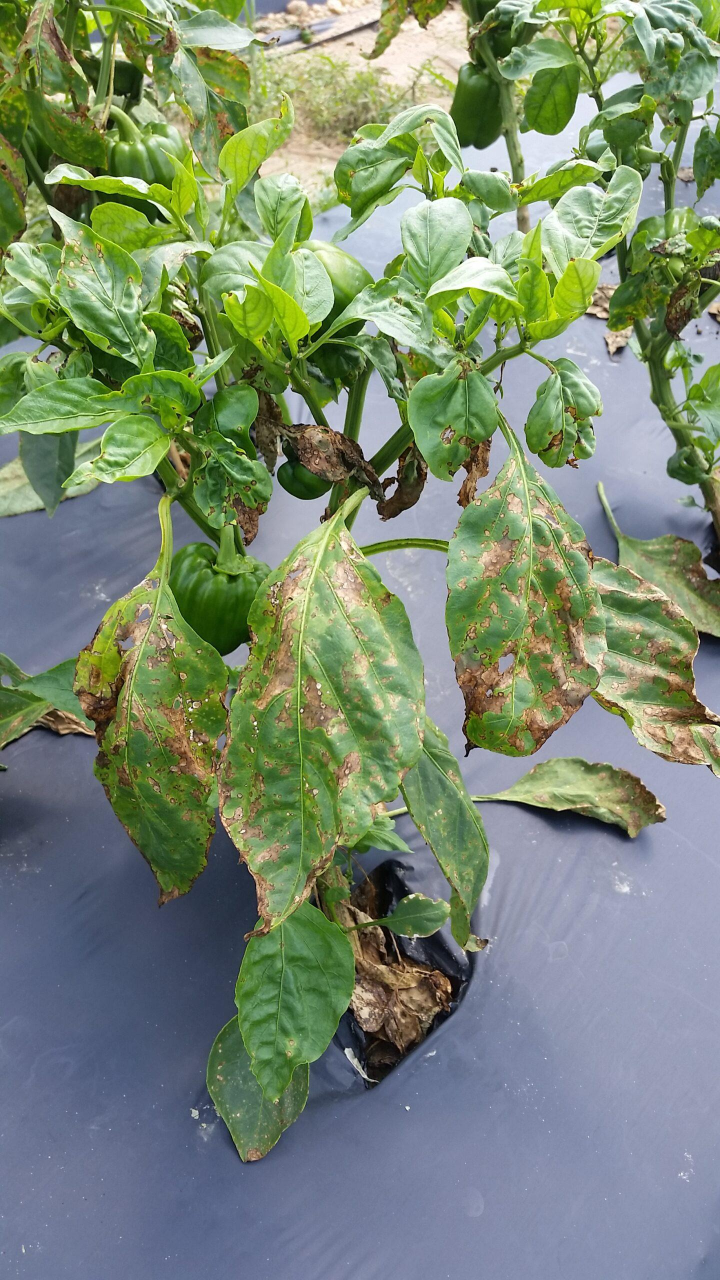
#> input picture testphotos_app/capsicum__diseased__bacterial_spot.jpg, 1440 x 2560 px, given as the content of the folder D:/OCDD/data/raw/groundnut, which was not available (shown at 1/2 size)
$ python prepare_data.py
#> lines starting #> are read from the running program, lines starting #| are printed output that depends on the picture; pictures that were not available may be replaced by others from this repository, and a replacement may not be noted
"""OCDD data prep: audit every image, remove near-duplicates leakage, build manifest with split.

Run (PowerShell):  python D:\\OCDD\\prepare_data.py            (add --rice for the rice stretch set)
Output: D:\\OCDD\\data\\interim\\manifest.csv, audit_report.txt, tomato_pv\\ (images pulled out of parquet)

What it does
 1. finds every image of every dataset (original photos only, never the pre-augmented folders)
 2. opens each one (corrupt files are reported and skipped) and computes a perceptual hash
 3. groups near-identical photos (same leaf, same shot) into one group_id
 4. splits 70/15/15 by GROUP, per class, so no near-duplicate crosses train/val/test
 5. Maharashtra tomato (different classes, real field photos) is kept aside as split=field_test
"""
import argparse, csv, io, os, random, re, sys, subprocess
from collections import defaultdict, Counter
from concurrent.futures import ProcessPoolExecutor

try:
    from PIL import Image
except ImportError:
    subprocess.check_call([sys.executable, "-m", "pip", "install", "--quiet", "pillow"])
    from PIL import Image

EXT = {".jpg", ".jpeg", ".png", ".bmp", ".webp"}


def clean_class(name):
    n = re.sub(r"^class\s*\d+\s*-\s*", "", name.strip(), flags=re.I)
    return re.sub(r"\s+", "_", n.strip().lower())


def walk_images(folder):
#> called with folder = 'D:\\OCDD/data/raw/PlantDoc'
    out = []
    for dp, _, fs in os.walk(folder):
        for f in fs:
            if os.path.splitext(f)[1].lower() in EXT:
                out.append(os.path.join(dp, f))
    return out


def dhash(img, size=16):
    g = img.convert("L").resize((size + 1, size), Image.BILINEAR)
    px = list(g.get_flattened_data()) if hasattr(g, "get_flattened_data") else list(g.getdata())
    bits = 0
    for r in range(size):
        for c in range(size):
            bits = (bits << 1) | (1 if px[r * (size + 1) + c] > px[r * (size + 1) + c + 1] else 0)
    return bits


def check(path):
    """returns (path, ok, w, h, hash or error)"""
    try:
        with Image.open(path) as im:
            im.draft("RGB", (256, 256))      # fast JPEG decode at low size
            w, h = im.size
#> w = 1440; h = 2560
            im.load()
            return (path, True, w, h, dhash(im))
#> in dhash, `g = img.convert("L").resize((size + 1, size), Image.BILINEAR)`:
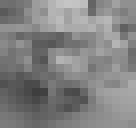
#> g: PIL image 17x16 L (shown 8 times larger); min 62, max 197, mean 129.9
#> in dhash, `px = list(g.get_flattened_data()) if hasattr(g, "get_flattened_data") ..`: px = 272 items
    except Exception as e:                    # noqa
        return (path, False, 0, 0, str(e)[:80])


def collect(root, include_rice, v2=False):
    """list of (path, crop, label, source, domain)"""
    raw = os.path.join(root, "data", "raw")
    items = []

    def add_dir(base, crop, source, domain, label_from="parent"):
        for p in walk_images(base):
            items.append((p, crop, clean_class(os.path.basename(os.path.dirname(p))), source, domain))

    # groundnut
    for dp, dn, _ in os.walk(os.path.join(raw, "groundnut")):
        if os.path.basename(dp) == "Raw_Data":
            add_dir(dp, "groundnut", "groundnut", "field")
    # chilli: only the resized raw images (the augment/cropped folders would leak)
    for dp, dn, _ in os.walk(os.path.join(raw, "chilli")):
        if os.path.basename(dp) == "resized_raw images" and "resized_raw images" in os.path.basename(os.path.dirname(dp)) + "resized_raw images":
            if any(os.path.isdir(os.path.join(dp, d)) for d in os.listdir(dp)):
                add_dir(dp, "chilli", "chilli", "field")
    # okra: pool the 3 provided splits, we split again ourselves
    for dp, dn, _ in os.walk(os.path.join(raw, "okra")):
        if os.path.basename(dp) in ("Training", "Validation", "Testing"):
            add_dir(dp, "okra", "okra", "field")
    # PlantDoc tomato only
    for p in walk_images(os.path.join(raw, "PlantDoc")):
        lab = os.path.basename(os.path.dirname(p))
        if "tomato" in lab.lower():
            items.append((p, "tomato", "plantdoc_" + clean_class(lab), "plantdoc", "field"))
    # Maharashtra real field tomato photos: kept as an extra field test set
    for p in walk_images(os.path.join(raw, "tomato_maharashtra")):
        parts = os.path.normpath(p).split(os.sep)
        lab = parts[parts.index("Real world data") + 1] if "Real world data" in parts else os.path.basename(os.path.dirname(p))
        items.append((p, "tomato", "mh_" + clean_class(lab), "maharashtra", "field_extra"))
    # rice (stretch): Original Dataset only
    if include_rice:
        for dp, dn, _ in os.walk(os.path.join(raw, "rice")):
            if os.path.basename(dp) == "Original Dataset":
                n0 = len(items)
                add_dir(dp, "rice", "rice", "field")
                items[n0:] = [it for it in items[n0:] if it[2] != "rice"]   # the loose "Rice" folder is not a disease class

    if v2:
        items += collect_v2(raw)
        # okra yellow vein mosaic (2-class set): pool train/val/test, we split again ourselves
        for dp, dn, _ in os.walk(os.path.join(raw, "okra_yvmv")):
            nm = os.path.basename(dp).lower()
            if nm == "diseased okra leaf":
                for p in walk_images(dp):
                    items.append((p, "okra", "leaf_curly_virus", "okra_yvmv", "field"))
            elif nm == "fresh okra leaf":
                for p in walk_images(dp):
                    items.append((p, "okra", "healthy", "okra_yvmv", "field"))
    return items


# ---- extra crops for the v2 model ------------------------------------------------------------
# PlantVillage (lab photos): only crops grown in India that we do not already cover
PV_CROPS = {"potato": "potato", "corn_(maize)": "maize", "pepper,_bell": "capsicum", "grape": "grape",
            "apple": "apple"}
# IP102 pest classes (folder number = line number in classes.txt minus 1) that matter for Indian crops
IP102_KEEP = {
    0: "rice_leaf_roller", 1: "rice_leaf_caterpillar", 2: "paddy_stem_maggot", 3: "asiatic_rice_borer",
    4: "yellow_rice_borer", 5: "rice_gall_midge", 7: "brown_plant_hopper", 8: "white_backed_plant_hopper",
    9: "small_brown_plant_hopper", 10: "rice_water_weevil", 11: "rice_leafhopper", 12: "grain_spreader_thrips",
    14: "white_grub", 15: "mole_cricket", 16: "wireworm", 18: "black_cutworm", 19: "large_cutworm",
    20: "yellow_cutworm", 21: "red_spider_mite", 22: "corn_borer", 23: "army_worm", 24: "aphids",
    54: "thrips", 37: "flea_beetle", 92: "thrips_scirtothrips_dorsalis", 84: "oriental_fruit_fly",
    97: "mango_shoot_borer", 98: "mango_flat_beak_leafhopper", 100: "mango_seed_weevil",
    96: "mango_leaf_cutting_weevil", 93: "gall_midge_dasineura", 94: "lawana_imitata",
    95: "salurnis_marginella", 99: "mango_stem_borer", 101: "leafhoppers",
}


# [88 lines left out: functions collect_v2, extract_plantvillage, not called in this run]


class UF:
    def __init__(self, n): self.p = list(range(n))
    def f(self, x):
        while self.p[x] != x:
            self.p[x] = self.p[self.p[x]]; x = self.p[x]
        return x
    def u(self, a, b): self.p[self.f(a)] = self.f(b)


BANDS = 11   # 256-bit hash, <=10 differing bits => at least one of 11 bands is identical


def group_near_duplicates(rows, max_ham=10):
    """rows: list of dict with 'hash'. Same-class only. Pigeonhole banding keeps this fast."""
    uf = UF(len(rows))
    buckets = defaultdict(list)
    for i, r in enumerate(rows):
        key_cls = (r["crop"], r["label"])
        for b in range(BANDS):
            lo = (256 * b) // BANDS; hi = (256 * (b + 1)) // BANDS
            buckets[(key_cls, b, (r["hash"] >> lo) & ((1 << (hi - lo)) - 1))].append(i)
    for idxs in buckets.values():
        if len(idxs) < 2 or len(idxs) > 400:      # skip huge degenerate buckets (blank images)
            continue
        for a in range(len(idxs)):
            for b in range(a + 1, len(idxs)):
                i, j = idxs[a], idxs[b]
                if uf.f(i) != uf.f(j) and bin(rows[i]["hash"] ^ rows[j]["hash"]).count("1") <= max_ham:
                    uf.u(i, j)
    return [uf.f(i) for i in range(len(rows))]


def main():
    ap = argparse.ArgumentParser()
    ap.add_argument("--root", default=r"D:\OCDD")
    ap.add_argument("--rice", action="store_true")
    ap.add_argument("--v2", action="store_true", help="add the extra crops and pests, write to data\\interim_v2")
    ap.add_argument("--seed", type=int, default=42)
    a = ap.parse_args()
    root = a.root
    interim = os.path.join(root, "data", "interim_v2" if a.v2 else "interim")
    os.makedirs(interim, exist_ok=True)
    report = []
    def say(s=""):
        print(s); report.append(s)

    say("1/4 finding images ...")
    items = collect(root, a.rice, a.v2)
    pv_dir = os.path.join(root, "data", "raw", "tomato_plantvillage", "data")
    if os.path.isdir(pv_dir):
        say("    extracting tomato classes from PlantVillage parquet (once, a few minutes) ...")
        for p in extract_plantvillage(root):
            items.append((p, "tomato", "pv_" + clean_class(os.path.basename(os.path.dirname(p))), "plantvillage", "lab"))
    say("    found %d image files" % len(items))

    say("2/4 opening every image + hashing (multi-core) ...")
    paths = [it[0] for it in items]
    rows, bad = [], []
    with ProcessPoolExecutor() as ex:
        for k, (it, res) in enumerate(zip(items, ex.map(check, paths, chunksize=64))):
            path, ok, w, h, val = res
            if not ok:
                bad.append((path, val)); continue
            rows.append(dict(path=path, crop=it[1], label=it[2], source=it[3], domain=it[4], w=w, h=h, hash=val))
            if k % 5000 == 0 and k:
                print("    %d / %d" % (k, len(items)))
#> this loop made 1 pass
#> (ok, w, h) on pass 1: (True, 1440, 2560)
#> after the loop, bad = []; rows = 1 item
    say("    readable: %d   corrupt: %d" % (len(rows), len(bad)))

    say("3/4 grouping near-duplicates ...")
    gid = group_near_duplicates(rows)
#> the loop in group_near_duplicates, `for i, r in enumerate(rows):` made 1 pass
#> key_cls on pass 1: ('tomato', 'mh__only')
#> gid = [0]
    for r, g in zip(rows, gid):
        r["group"] = "g%d" % g
#> this loop made 1 pass
    n_groups = len(set(gid))
#> n_groups = 1
    say("    %d images -> %d groups (%d images share a group with another photo)" % (
        len(rows), n_groups, len(rows) - n_groups))

    say("4/4 splitting by group, per class (70/15/15) ...")
    rng = random.Random(a.seed)
    by_cls = defaultdict(lambda: defaultdict(list))
    for r in rows:
        if r["domain"] == "field_extra":
            r["split"] = "field_test"; continue
        by_cls[(r["crop"], r["label"])][r["group"]].append(r)
#> this loop made 1 pass
    for cls, groups in by_cls.items():
        gl = list(groups.items()); rng.shuffle(gl)
        total = sum(len(v) for _, v in gl); seen = 0
        for _, imgs in gl:
            frac = seen / total
            sp = "train" if frac < 0.70 else ("val" if frac < 0.85 else "test")
            for r in imgs: r["split"] = sp
            seen += len(imgs)
#> after the loop, r = 10 items

    man = os.path.join(interim, "manifest.csv")
    with open(man, "w", newline="", encoding="utf-8") as f:
        w = csv.writer(f)
        w.writerow(["path", "crop", "label", "source", "domain", "width", "height", "group", "split"])
        for r in rows:
            w.writerow([r["path"], r["crop"], r["label"], r["source"], r["domain"], r["w"], r["h"], r["group"], r["split"]])

    # leakage self-check: no group in more than one split
    gs = defaultdict(set)
    for r in rows: gs[r["group"]].add(r["split"])
    leaks = sum(1 for s in gs.values() if len(s) > 1)
    say("    leakage check: %d groups appear in more than one split (must be 0)" % leaks)

    say(""); say("=== images per class and split ===")
    cnt = defaultdict(Counter)
    for r in rows: cnt[(r["crop"], r["label"])][r["split"]] += 1
#> after the loop, cnt = 1 item
    say("%-10s %-40s %6s %6s %6s %6s" % ("crop", "class", "train", "val", "test", "field"))
    for (c, l), s in sorted(cnt.items()):
        say("%-10s %-40s %6d %6d %6d %6d" % (c, l[:40], s["train"], s["val"], s["test"], s["field_test"]))
#> this loop made 1 pass
#> (c, l, s) on pass 1: ('tomato', 'mh__only', {'field_test': 1})
#| tomato     mh__only                                      0      0      0      1
    small = [(c, l, sum(s.values())) for (c, l), s in cnt.items() if sum(s.values()) < 60]
#> small = [('tomato', 'mh__only', 1)]
    if small:
        say(""); say("classes with fewer than 60 images (weak): " + ", ".join("%s/%s=%d" % x for x in small))
    sizes = Counter(("<224" if min(r["w"], r["h"]) < 224 else "ok") for r in rows)
#> sizes = {'ok': 1}
    say("images with a side under 224 px: %d" % sizes["<224"])
    if bad:
        say(""); say("corrupt files:")
        for p, e in bad[:50]: say("   %s  (%s)" % (p, e))
    open(os.path.join(interim, "audit_report.txt"), "w", encoding="utf-8").write("\n".join(report))
    say(""); say("wrote %s" % man)
    say("Done. Paste the table above to Claude.")


if __name__ == "__main__":
    main()

$ run again, on testphotos_app/grape__diseased__black_rot.jpg
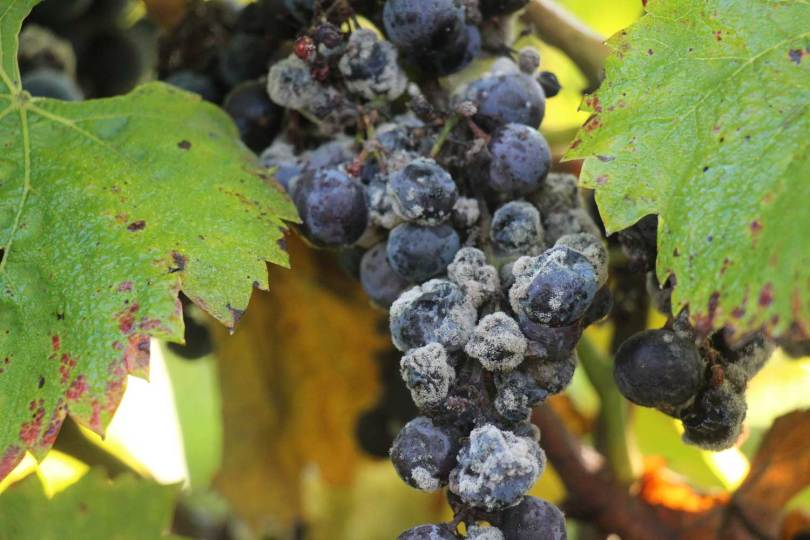
#> input picture testphotos_app/grape__diseased__black_rot.jpg, 810 x 540 px, given as the content of the folder D:/OCDD/data/raw/groundnut, which was not available
#> in dhash, `g = img.convert("L").resize((size + 1, size), Image.BILINEAR)`:
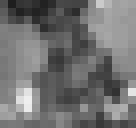
#> g: PIL image 17x16 L (shown 8 times larger); min 32, max 236, mean 113.1
#> px = 272 items
#> the loop in main, `for k, (it, res) in enumerate(zip(items, ex.map(check, paths, chunksiz..` made 1 pass
#> (ok, w, h) on pass 1: (True, 810, 540)
#> after the loop in main, `for k, (it, res) in enumerate(zip(items, ex.map(check, paths, chunksiz..`: bad = []; rows = 1 item
#> the loop in group_near_duplicates, `for i, r in enumerate(rows):` made 1 pass
#> key_cls on pass 1: ('tomato', 'mh__only')
#> gid = [0]
#> the loop in main, `for r, g in zip(rows, gid):` made 1 pass
#> n_groups = 1
#> the loop in main, `for r in rows:` made 1 pass
#> after the loop in main, `for cls, groups in by_cls.items():`: r = 10 items
#> the loop in main, `for r in rows: gs[r["group"]].add(r["split"])` made 1 pass
#> the loop in main, `for r in rows: cnt[(r["crop"], r["label"])][r["split"]] += 1` made 1 pass
#> after the loop in main, `for r in rows: cnt[(r["crop"], r["label"])][r["split"]] += 1`: cnt = 1 item
#> the loop in main, `for (c, l), s in sorted(cnt.items()):` made 1 pass
#> (c, l, s) on pass 1: ('tomato', 'mh__only', {'field_test': 1})
#> (printed output is left out)
#> small = [('tomato', 'mh__only', 1)]
#> sizes = {'ok': 1}

$ run again, on testphotos_app/groundnut__diseased__late_leaf_spot.jpg
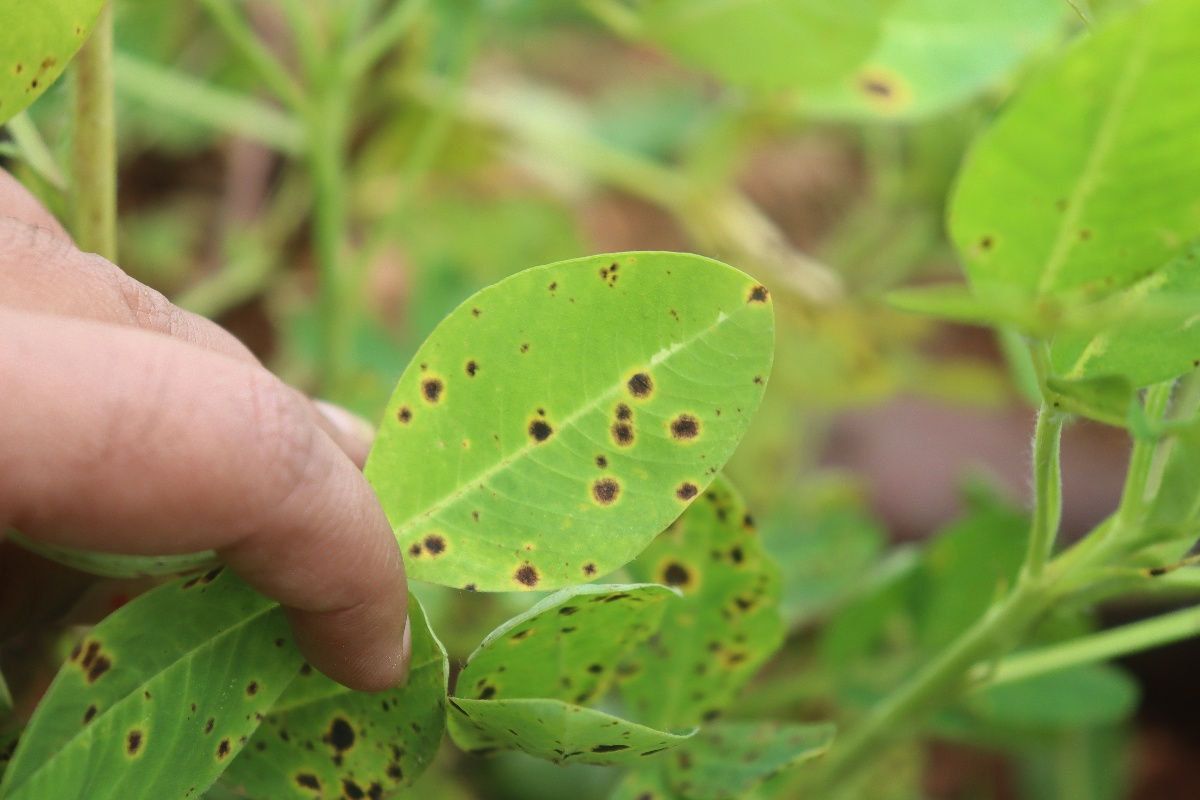
#> input picture testphotos_app/groundnut__diseased__late_leaf_spot.jpg, 1200 x 800 px, given as the content of the folder D:/OCDD/data/raw/groundnut, which was not available
#> in dhash, `g = img.convert("L").resize((size + 1, size), Image.BILINEAR)`:
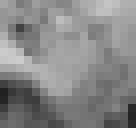
#> g: PIL image 17x16 L (shown 8 times larger); min 33, max 204, mean 134.5
#> px = 272 items
#> the loop in main, `for k, (it, res) in enumerate(zip(items, ex.map(check, paths, chunksiz..` made 1 pass
#> (ok, w, h) on pass 1: (True, 1200, 800)
#> after the loop in main, `for k, (it, res) in enumerate(zip(items, ex.map(check, paths, chunksiz..`: bad = []; rows = 1 item
#> the loop in group_near_duplicates, `for i, r in enumerate(rows):` made 1 pass
#> key_cls on pass 1: ('tomato', 'mh__only')
#> gid = [0]
#> the loop in main, `for r, g in zip(rows, gid):` made 1 pass
#> n_groups = 1
#> the loop in main, `for r in rows:` made 1 pass
#> after the loop in main, `for cls, groups in by_cls.items():`: r = 10 items
#> the loop in main, `for r in rows: gs[r["group"]].add(r["split"])` made 1 pass
#> the loop in main, `for r in rows: cnt[(r["crop"], r["label"])][r["split"]] += 1` made 1 pass
#> after the loop in main, `for r in rows: cnt[(r["crop"], r["label"])][r["split"]] += 1`: cnt = 1 item
#> the loop in main, `for (c, l), s in sorted(cnt.items()):` made 1 pass
#> (c, l, s) on pass 1: ('tomato', 'mh__only', {'field_test': 1})
#> (printed output is left out)
#> small = [('tomato', 'mh__only', 1)]
#> sizes = {'ok': 1}
